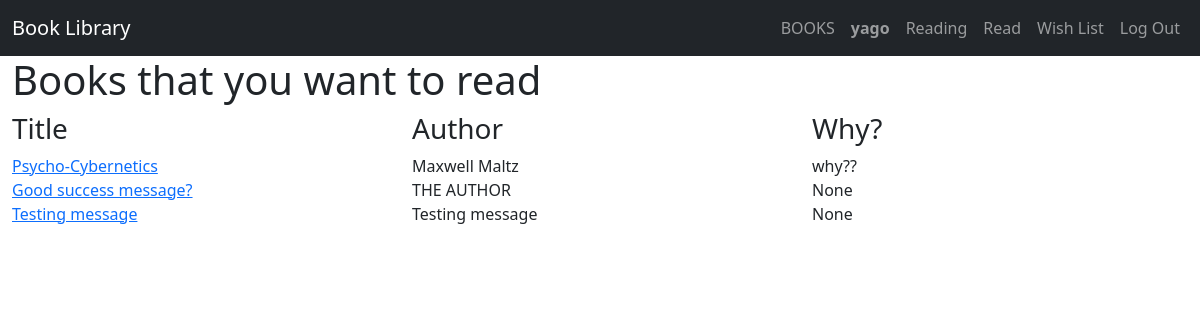
Before: /wish/ (signed in) with the older database file.
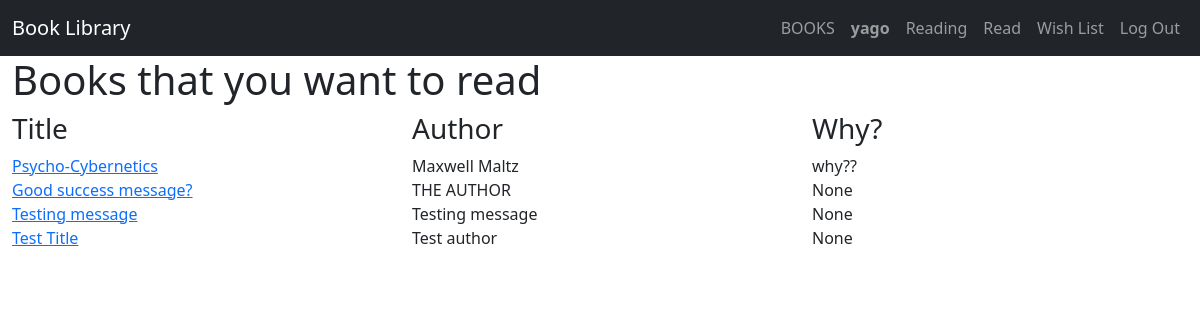
After: the same page with the newer database file.
### book_library/models.py (models this page shows, shortened)
class Wish(models.Model):
    user = models.ForeignKey(User, blank=False, null=False, on_delete=models.CASCADE, related_name="wish_user")
    book = models.ForeignKey(Book, blank=False, null=False, on_delete=models.CASCADE, related_name="wish_book")
    why = models.TextField(blank=True, null=True, max_length=1024)
    recommend = models.BooleanField(blank=True, null=True)
    class Meta:
        constraints = [
            models.UniqueConstraint(fields=['user', 'book'], name='one why per user/book wish')
        ]

class Book(models.Model):
    title = models.CharField(max_length=255)
    author = models.CharField(max_length=128)
    class Genre(models.IntegerChoices):
        SELF_IMPROVEMENT = 1
        BIOGRAPHY = 2
        ECONOMY = 3
        FICTION = 4
        SCIENCE = 5
        MINDSET = 6
        OTHER = 7
    genre = models.IntegerField(choices=Genre.choices)
    class Meta:
        constraints = [
            models.UniqueConstraint(fields=['title', 'author'], name='one unique title per author')
        ]

### book_library/views.py (the view)
# urls.py: path("wish/", views.wish_list, name="wish"),
def wish_list(request):
    if request.user.is_authenticated:
        wish_objects = Wish.objects.filter(user=request.user)
        context = {"wish_objects": wish_objects}
        return render(request, "book_library/wish.html", context)
    else:
        return HttpResponseRedirect(reverse("book_library:login"))

### book_library/templates/book_library/wish.html
{% extends 'book_library/layout.html' %}
{% load static %}
{% block body %}
<div id="wish-view">
    <div class="container-fluid">
        <h1>Books that you want to read</h1>
    </div>
    <div class="container-fluid">
        <div class="row">
            <div class="col title-col"><h3>Title</h3></div>
            <div class="col author-col"><h3>Author</h3></div>
            <div class="col why-col"><h3>Why?</h3></div>
        </div>
        {% for wish_object in wish_objects %}
        <div class="row">
            <div class="col title-col"><a href="{% url 'book_library:detail_view' request.user.id wish_object.book.id %}">{{ wish_object.book.title }}</a></div>
            <div class="col author-col">{{ wish_object.book.author }}</div>
            <div class="col why-col">{{ wish_object.why }}</div>
        </div>
        {% endfor %}
    </div>
</div>
{% endblock %}

Changed rows visible on the page:
added Wish: book "Test Title", book.author "Test author", why "None"
